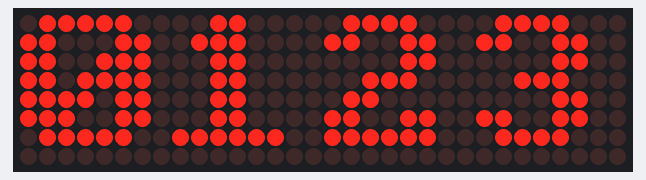
A sketch run on a simulated Arduino Uno, built with avr-gcc and run on an emulated ATmega328P. Shown: 32×8 LED matrix.

Above: at 0.1 s.
At 2.1 s:
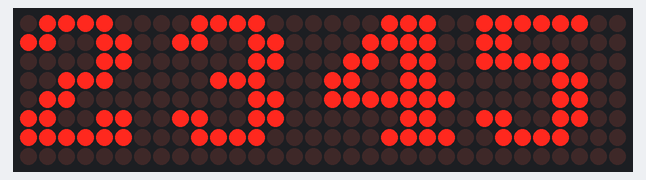
At 4.1 s:
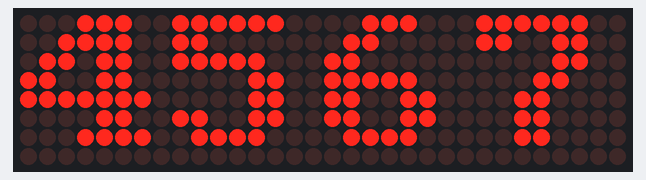
At 9.2 s:
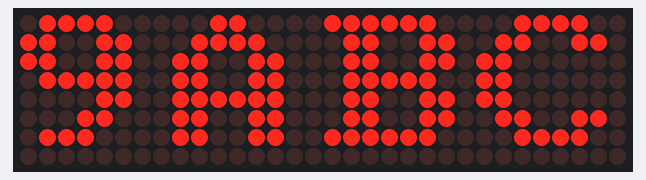
At 13.3 s:
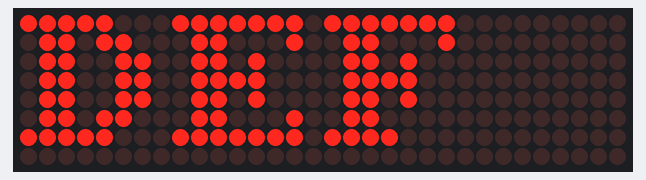
At 18.3 s:
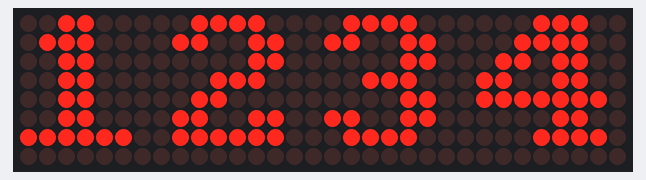

Measured:
- by itself, everything shown: repeats every 17.3 s, in 17 steps
- what the display in image 1 shows lasts 1.0 s, from 2.1 s to 3.1 s

The sketch:

char_shift.ino
```cpp
#include "LedControl.h"
#define dataPin 12
#define clkPin  11
#define chipSel 10

// Four 8x8 LED Matrix displays are initialized
LedControl lc = LedControl(dataPin, clkPin, chipSel, 4);

unsigned long delaytime=1000;

void setup() {
  for(int i = 0; i < 4; i++)  {
    lc.shutdown(i,false);
    lc.setIntensity(i,0);
    lc.clearDisplay(i);
  }
}

byte dizi[20] = { 0, 1, 2, 3, 4, 5, 6, 7, 8, 9, 10, 11, 12, 13, 14, 15, 16, 0, 1, 2 };
byte pointer = 0;

unsigned char table[][8] = {
 { 0x7c, 0xc6, 0xce, 0xde, 0xf6, 0xe6, 0x7c, 0x00 },    // 0
 { 0x30, 0x70, 0x30, 0x30, 0x30, 0x30, 0xfc, 0x00 },    // 1
 { 0x78, 0xcc, 0x0c, 0x38, 0x60, 0xcc, 0xfc, 0x00 },    // 2
 { 0x78, 0xcc, 0x0c, 0x38, 0x0c, 0xcc, 0x78, 0x00 },    // 3
 { 0x1c, 0x3c, 0x6c, 0xcc, 0xfe, 0x0c, 0x1e, 0x00 },    // 4
 { 0xfc, 0xc0, 0xf8, 0x0c, 0x0c, 0xcc, 0x78, 0x00 },    // 5
 { 0x38, 0x60, 0xc0, 0xf8, 0xcc, 0xcc, 0x78, 0x00 },    // 6
 { 0xfc, 0xcc, 0x0c, 0x18, 0x30, 0x30, 0x30, 0x00 },    // 7
 { 0x78, 0xcc, 0xcc, 0x78, 0xcc, 0xcc, 0x78, 0x00 },    // 8
 { 0x78, 0xcc, 0xcc, 0x7c, 0x0c, 0x18, 0x70, 0x00 },    // 9
 { 0x30, 0x78, 0xcc, 0xcc, 0xfc, 0xcc, 0xcc, 0x00 },    // A
 { 0xfc, 0x66, 0x66, 0x7c, 0x66, 0x66, 0xfc, 0x00 },    // B
 { 0x3c, 0x66, 0xc0, 0xc0, 0xc0, 0x66, 0x3c, 0x00 },    // C
 { 0xf8, 0x6c, 0x66, 0x66, 0x66, 0x6c, 0xf8, 0x00 },    // D
 { 0xfe, 0x62, 0x68, 0x78, 0x68, 0x62, 0xfe, 0x00 },    // E
 { 0xfe, 0x62, 0x68, 0x78, 0x68, 0x60, 0xf0, 0x00 },    // F
 { 0x00, 0x00, 0x00, 0x00, 0x00, 0x00, 0x00, 0x00 }     // Space
};

void loop() {
  for(int j = 0; j < 8; j++)  {
      lc.setRow(3, j, table[dizi[pointer    ]][j]);
      lc.setRow(2, j, table[dizi[pointer + 1]][j]);
      lc.setRow(1, j, table[dizi[pointer + 2]][j]);
      lc.setRow(0, j, table[dizi[pointer + 3]][j]);
  }

  delay(1000);
  pointer++;
  if (pointer > 16)   pointer = 0;
}
```
